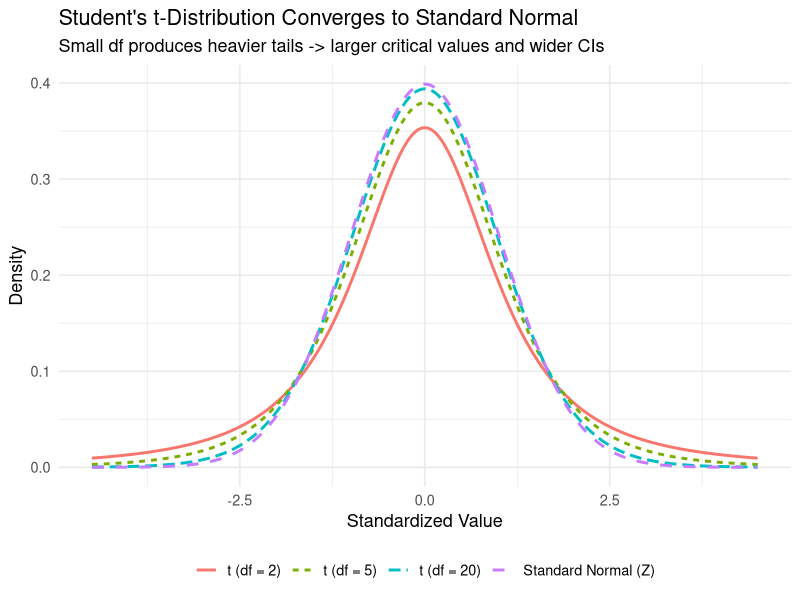
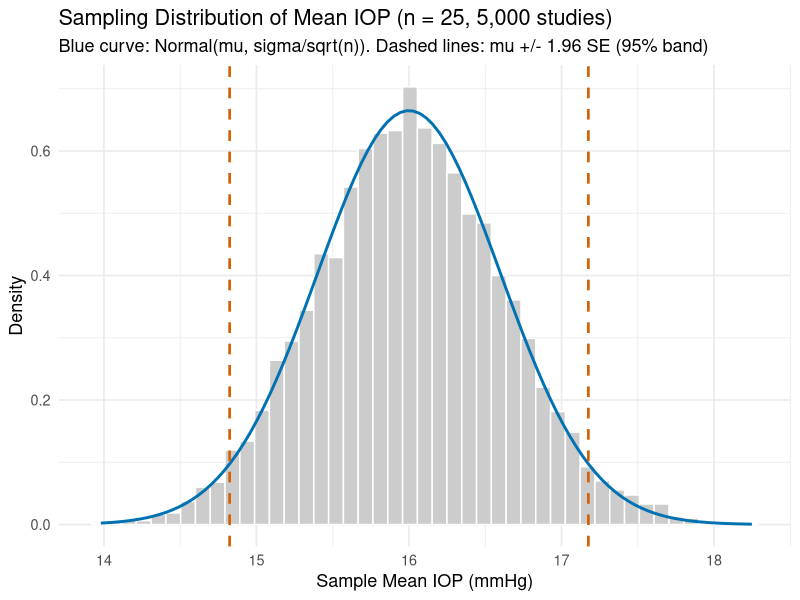
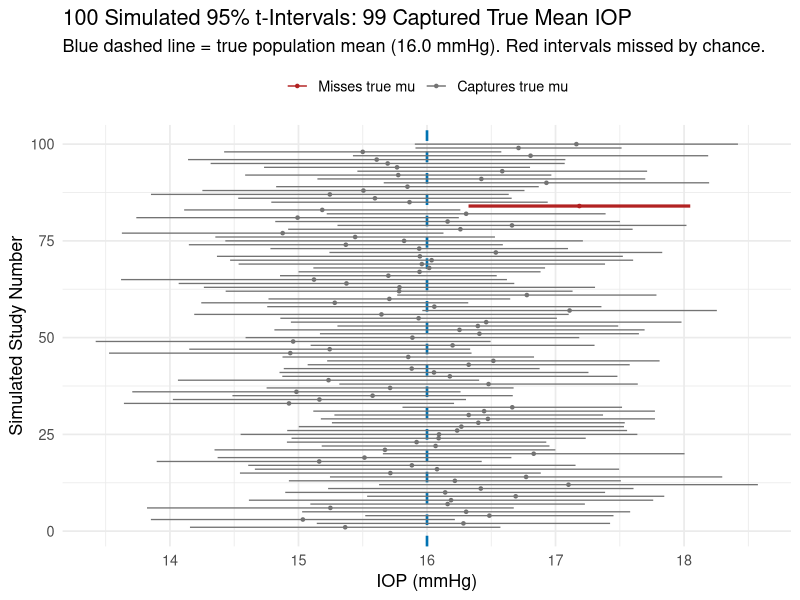
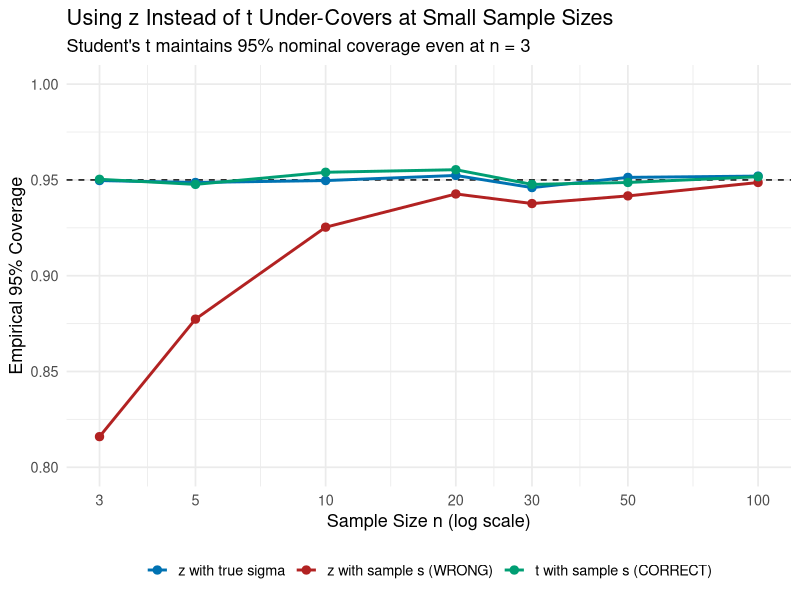

Recreate these plots in R, in order.
# =============================================================================
#  SCRIPT 04: NORMAL & t DISTRIBUTIONS, CLT & CONFIDENCE INTERVALS
#  Course  : Biostatistics & Experimental Design I (NECO GRS97003)
#  Week    : Week 2 - t-Tests & Uncertainty
#  Slides  : BioStats-1_2026_reformat.pptx (Slides 43-90)
#  Reuses  : confidence_intervals_teaching_script.R (core structure preserved!)
#  Datasets: Simulated populations (IQ and adult IOP) + data/02_iop_clinical_trial.csv
#
#  Topics Covered:
#    1. Normal distribution: dnorm(), pnorm(), qnorm(), rnorm() & Z-scores
#    2. Student's t-distribution across degrees of freedom: dt(), pt(), qt()
#    3. Central Limit Theorem & the sampling distribution of the mean
#    4. 95% Confidence Intervals by hand: known sigma (z) vs. unknown sigma (t)
#    5. Margin of Error & required sample size n = (Z * sigma / MoE)^2
#    6. The 100-study CI simulation & why plugging s into z under-covers
#    7. Bridge between 95% CIs and two-sided hypothesis tests
# =============================================================================


# ---- 0. Setup ---------------------------------------------------------------
rm(list = ls())
library(tidyverse)
library(broom)
theme_set(theme_minimal(base_size = 13))
set.seed(2026)


# ---- 1. Standard Normal Probabilities & Z-Scores (Slides 59-68) -------------
# R gives four core functions for every distribution (here `norm`):
#   dnorm(x) : height of probability density curve (PDF)
#   pnorm(q) : cumulative probability P(Z <= q) (area to the LEFT of q)
#   qnorm(p) : quantile / critical value with probability p to its LEFT
#   rnorm(n) : generate n random draws

# Exact exercises from Slide 63:
cat("P(Z <= 0)         :", pnorm(0), "\n")
cat("P(Z > -1)         :", pnorm(-1, lower.tail = FALSE), "\n")
cat("P(Z < 1)          :", pnorm(1), "\n")
cat("P(-1 < Z < 1.05)  :", pnorm(1.05) - pnorm(-1), "\n")

# Empirical 68-95-99.7% rule verification
tibble(
  sd_band     = c("+/- 1 SD", "+/- 1.96 SD", "+/- 2 SD", "+/- 3 SD"),
  probability = c(pnorm(1) - pnorm(-1),
                  pnorm(1.96) - pnorm(-1.96),
                  pnorm(2) - pnorm(-2),
                  pnorm(3) - pnorm(-3))
)

# IQ Z-score example (Slides 64-66): mu = 100, sigma = 15
z_115 <- (115 - 100) / 15
z_130 <- (130 - 100) / 15
cat(sprintf("P(IQ > 115) = P(Z > %.1f) = %.4f (%.1f%%)\n",
            z_115, pnorm(z_115, lower.tail = FALSE), 100 * pnorm(z_115, lower.tail = FALSE)))
cat(sprintf("P(IQ > 130) = P(Z > %.1f) = %.4f (%.2f%%)\n",
            z_130, pnorm(z_130, lower.tail = FALSE), 100 * pnorm(z_130, lower.tail = FALSE)))

# Optometry Z-score example: Healthy adult IOP ~ N(mu = 15.5 mmHg, sigma = 2.6 mmHg)
# What proportion of healthy eyes have IOP > 21 mmHg (ocular hypertension cutoff)?
p_above_21 <- pnorm(21, mean = 15.5, sd = 2.6, lower.tail = FALSE)
cat(sprintf("P(IOP > 21 mmHg | N(15.5, 2.6)) = %.4f (%.1f%%)\n",
            p_above_21, 100 * p_above_21))


# ---- 2. Student's t-Distribution vs. Standard Normal (Slides 78-89) ---------
# When population sigma is unknown and estimated by sample s, the standardized
# mean follows Student's t-distribution with df = n - 1 (heavier tails!).

# Exact commands from Slides 88-89:
cat("\nqnorm(0.025)          :", qnorm(0.025), "\n")
cat("qt(0.025, df = 44)    :", qt(0.025, df = 44), "\n")
cat("P(-2 < T_3 < 1)       :", pt(1, df = 3) - pt(-2, df = 3), "\n")

# Visualize how Student's t approaches the Normal curve as df increases
x_grid <- seq(-4.5, 4.5, length.out = 400)
t_curves <- bind_rows(
  tibble(x = x_grid, density = dt(x_grid, df = 2),  dist = "t (df = 2)"),
  tibble(x = x_grid, density = dt(x_grid, df = 5),  dist = "t (df = 5)"),
  tibble(x = x_grid, density = dt(x_grid, df = 20), dist = "t (df = 20)"),
  tibble(x = x_grid, density = dnorm(x_grid),       dist = "Standard Normal (Z)")
) |>
  mutate(dist = factor(dist, levels = c("t (df = 2)", "t (df = 5)",
                                        "t (df = 20)", "Standard Normal (Z)")))

ggplot(t_curves, aes(x = x, y = density, colour = dist, linetype = dist)) +
  geom_line(linewidth = 1) +
  labs(
    title    = "Student's t-Distribution Converges to Standard Normal",
    subtitle = "Small df produces heavier tails -> larger critical values and wider CIs",
    x        = "Standardized Value", y = "Density",
    colour   = NULL, linetype = NULL
  ) +
  theme(legend.position = "bottom")


# ---- 3. Sampling Distribution of the Mean & Central Limit Theorem -----------
# Reused from confidence_intervals_teaching_script.R, adapted to clinical IOP:
# Pretend we know a population of adult IOPs: mu = 16.0 mmHg, sigma = 3.0 mmHg.
mu    <- 16.0   # True population mean IOP (mmHg)
sigma <- 3.0    # True population SD (mmHg)
n     <- 25     # Patients per study
conf  <- 0.95
alpha <- 1 - conf

# Draw ONE sample of n = 25 patients
samp <- tibble(
  patient_id = 1:n,
  iop        = rnorm(n, mean = mu, sd = sigma)
)

# Compute mean and SD by hand and verify with built-in functions
hand <- samp |>
  summarize(
    n_obs        = n(),
    xbar         = sum(iop) / n_obs,
    s            = sqrt(sum((iop - xbar)^2) / (n_obs - 1)),
    xbar_builtin = mean(iop),
    s_builtin    = sd(iop)
  )
print(hand)

xbar <- hand$xbar
s    <- hand$s

# Repeat sampling 5,000 times to see the SAMPLING DISTRIBUTION of xbar
n_reps  <- 5000
xbars   <- tibble(rep = 1:n_reps,
                  xbar = replicate(n_reps, mean(rnorm(n, mean = mu, sd = sigma))))
se_true <- sigma / sqrt(n)
z_crit  <- qnorm(1 - alpha / 2)   # ~1.96

ggplot(xbars, aes(x = xbar)) +
  geom_histogram(aes(y = after_stat(density)), bins = 45,
                 fill = "grey80", colour = "white") +
  stat_function(fun = dnorm, args = list(mean = mu, sd = se_true),
                colour = "#0072B2", linewidth = 1) +
  geom_vline(xintercept = mu + c(-1, 1) * z_crit * se_true,
             colour = "#D55E00", linetype = "dashed", linewidth = 0.9) +
  labs(
    title    = paste0("Sampling Distribution of Mean IOP (n = ", n, ", 5,000 studies)"),
    subtitle = "Blue curve: Normal(mu, sigma/sqrt(n)). Dashed lines: mu +/- 1.96 SE (95% band)",
    x        = "Sample Mean IOP (mmHg)", y = "Density"
  )

xbars |>
  summarize(
    simulated_se = sd(xbar),
    theory_se    = se_true,
    prop_in_95   = mean(abs(xbar - mu) <= z_crit * se_true)
  )


# ---- 4. Building 95% Confidence Intervals by Hand (Slides 85-87) ------------
# Known sigma  : xbar +/- z_crit * (sigma / sqrt(n))
# Unknown sigma: xbar +/- t_crit * (s / sqrt(n))   <-- standard in real research!

t_crit <- qt(1 - alpha / 2, df = n - 1)

ci_table <- tibble(
  method = c("z (sigma known)", "t (sigma unknown)"),
  se     = c(sigma / sqrt(n), s / sqrt(n)),
  crit   = c(z_crit, t_crit)
) |>
  mutate(
    moe   = crit * se,
    lower = xbar - moe,
    upper = xbar + moe
  )
print(ci_table)

# Verify the t-interval directly against R's t.test()
t.test(samp$iop, conf.level = conf) |>
  broom::tidy() |>
  select(estimate, conf.low, conf.high)

# Margin of Error -> Required Sample Size formula (Slides 87 & 338):
# Suppose we want to estimate mean IOP to within +/- 0.5 mmHg (95% CI, sigma = 3).
desired_moe <- 0.5
n_needed_moe <- ceiling((qnorm(0.975) * sigma / desired_moe)^2)
cat(sprintf("\nTo achieve MoE <= +/- %.2f mmHg (sigma = %.1f), need n = %d patients.\n",
            desired_moe, sigma, n_needed_moe))


# ---- 5. The Big Simulation: 100 Studies, 100 Confidence Intervals -----------
# Reused from confidence_intervals_teaching_script.R:
# "95% confidence" describes the long-run reliability of the PROCEDURE,
# NOT a 95% probability that mu is inside any single realized interval.

n_studies <- 100
sims <- expand_grid(study = 1:n_studies, patient = 1:n) |>
  mutate(iop = rnorm(n_studies * n, mean = mu, sd = sigma)) |>
  group_by(study) |>
  summarize(
    mean = mean(iop),
    se   = sd(iop) / sqrt(n()),
    .groups = "drop"
  ) |>
  mutate(
    lower  = mean - t_crit * se,
    upper  = mean + t_crit * se,
    covers = lower <= mu & upper >= mu
  )

cat("Out of 100 simulated 95% CIs, number capturing true mu =", sum(sims$covers), "\n")

ggplot(sims, aes(y = study, xmin = lower, xmax = upper, colour = covers)) +
  geom_vline(xintercept = mu, colour = "#0072B2", linetype = "dashed", linewidth = 0.9) +
  geom_linerange(aes(linewidth = covers)) +
  geom_point(aes(x = mean), size = 0.9) +
  scale_colour_manual(values = c(`TRUE` = "grey45", `FALSE` = "firebrick"),
                      labels = c(`TRUE` = "Captures true mu", `FALSE` = "Misses true mu"),
                      name = NULL) +
  scale_linewidth_manual(values = c(`TRUE` = 0.45, `FALSE` = 1.1), guide = "none") +
  labs(
    title    = paste0("100 Simulated 95% t-Intervals: ", sum(sims$covers), " Captured True Mean IOP"),
    subtitle = "Blue dashed line = true population mean (16.0 mmHg). Red intervals missed by chance.",
    x        = "IOP (mmHg)", y = "Simulated Study Number"
  ) +
  theme(legend.position = "top")


# ---- 6. Why We Need t Instead of z When Sigma Is Estimated ------------------
# Reused from confidence_intervals_teaching_script.R Section 9:
coverage_sim <- function(n_val, reps = 3000, conf = 0.95, mu = 16, sigma = 3) {
  a      <- 1 - conf
  zc     <- qnorm(1 - a / 2)
  tc     <- qt(1 - a / 2, df = n_val - 1)
  draws  <- matrix(rnorm(reps * n_val, mean = mu, sd = sigma), nrow = reps)
  m      <- rowMeans(draws)
  s_hat  <- apply(draws, 1, sd)
  tibble(
    n        = n_val,
    z_known  = mean(abs(m - mu) <= zc * sigma / sqrt(n_val)),
    z_plugin = mean(abs(m - mu) <= zc * s_hat / sqrt(n_val)),
    t_exact  = mean(abs(m - mu) <= tc * s_hat / sqrt(n_val))
  )
}

ns <- c(3, 5, 10, 20, 30, 50, 100)
cov_table <- map_dfr(ns, coverage_sim)
print(cov_table)

cov_table |>
  pivot_longer(-n, names_to = "method", values_to = "coverage") |>
  mutate(method = factor(method,
                         levels = c("z_known", "z_plugin", "t_exact"),
                         labels = c("z with true sigma", "z with sample s (WRONG)", "t with sample s (CORRECT)"))) |>
  ggplot(aes(x = n, y = coverage, colour = method)) +
  geom_hline(yintercept = 0.95, linetype = "dashed") +
  geom_line(linewidth = 1) +
  geom_point(size = 2.5) +
  scale_x_log10(breaks = ns) +
  scale_colour_manual(values = c("#0072B2", "firebrick", "#009E73"), name = NULL) +
  coord_cartesian(ylim = c(0.80, 1.0)) +
  labs(
    title    = "Using z Instead of t Under-Covers at Small Sample Sizes",
    subtitle = "Student's t maintains 95% nominal coverage even at n = 3",
    x        = "Sample Size n (log scale)", y = "Empirical 95% Coverage"
  ) +
  theme(legend.position = "bottom")


# ---- 7. Bridge to Hypothesis Testing (CI <-> Two-Sided t-Test) --------------
# Testing H0: mu = 17.5 mmHg at alpha = 0.05 gives the EXACT same decision as
# checking whether 17.5 falls outside the 95% CI!
mu0 <- 17.5
ci_t <- filter(ci_table, method == "t (sigma unknown)")

tibble(
  mu0         = mu0,
  inside_ci   = between(mu0, ci_t$lower, ci_t$upper),
  t_statistic = (xbar - mu0) / ci_t$se,
  reject_H0   = abs(t_statistic) > t_crit
)
t.test(samp$iop, mu = mu0) |> broom::tidy()


# ---- 8. Try It Yourself (Exercises) -----------------------------------------
# 1. Compute a 95% t-CI for `iop_baseline` in `data/02_iop_clinical_trial.csv`
#    both by hand and with `t.test()`.
# 2. Change `conf` from 0.95 to 0.99 in Section 0. How much wider does the CI get?
# 3. What sample size is needed to estimate mean axial length (sigma = 1.0 mm)
#    with a 95% margin of error of +/- 0.20 mm?
